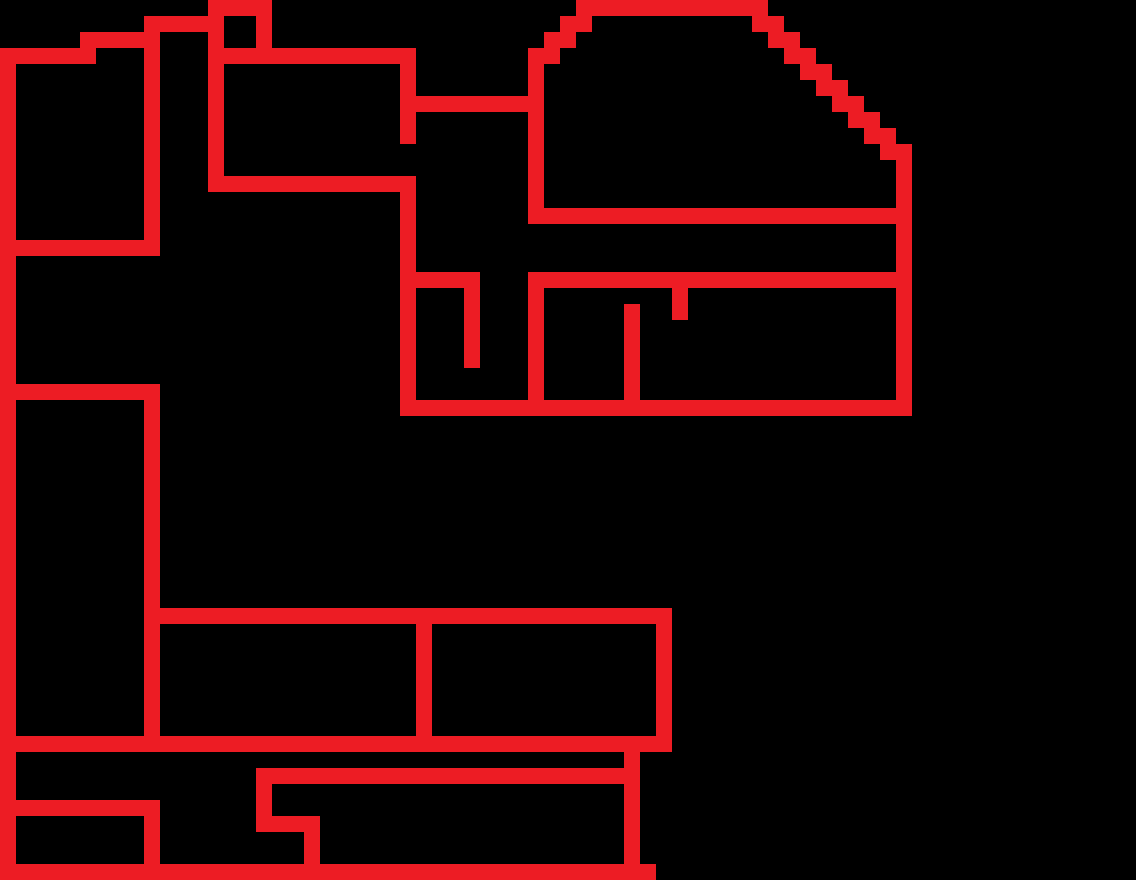

Rendered tile map (Tiled .tmx) drawn with the repository's tilesets; below, a short description and the map source with its tile grids summarised:
An orthogonal 71x55 tile map with 16x16 px tiles, 2 tile layers (WALL, collision), 2 tilesets and 2 objects.

<map version="1.0" orientation="orthogonal" renderorder="right-down" width="71" height="55" tilewidth="16" tileheight="16" nextobjectid="1">
 <properties>
  <property name="unity:scale" value="0.0625" />
 </properties>
 <tileset firstgid="1" name="rpg_maker_vx___tiny_little_town_by_gyrogun-d4jgh13" tilewidth="16" tileheight="16" tilecount="2304" columns="48">
  <image source="tilesource/rpg_maker_vx___tiny_little_town_by_gyrogun-d4jgh13.png" trans="a8a8a8" width="778" height="774" />
 </tileset>
 <tileset firstgid="2305" name="red" tilewidth="16" tileheight="16" tilecount="2880" columns="72">
  <image source="tilesource/red.png" trans="a8a8a8" width="1152" height="648" />
  <tile id="0">
   <objectgroup draworder="index">
    <object id="2" x="0" y="0" width="16" height="16" />
    <object id="3" x="0" y="0" width="16" height="16" />
   </objectgroup>
  </tile>
 </tileset>
 <layer name="WALL" width="71" height="55">
  <properties>
   <property name="unity:scale" value="0.0625" />
  </properties>
  <data>[3905 cells, 522 non-empty, 1 distinct tile ids]</data>
 </layer>
 <layer name="collision" width="71" height="55">
  <data>[3905 cells, 522 non-empty, 1 distinct tile ids]</data>
 </layer>
</map>
